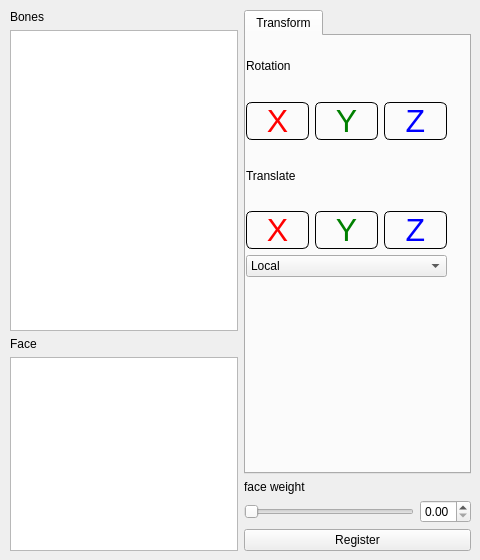
<?xml version="1.0" encoding="UTF-8"?>
<ui version="4.0">
 <class>TransformWidget</class>
 <widget class="QWidget" name="TransformWidget">
  <property name="enabled">
   <bool>true</bool>
  </property>
  <property name="geometry">
   <rect>
    <x>0</x>
    <y>0</y>
    <width>480</width>
    <height>560</height>
   </rect>
  </property>
  <property name="minimumSize">
   <size>
    <width>480</width>
    <height>560</height>
   </size>
  </property>
  <property name="windowTitle">
   <string>TransformView</string>
  </property>
  <widget class="QWidget" name="horizontalLayoutWidget">
   <property name="geometry">
    <rect>
     <x>10</x>
     <y>10</y>
     <width>461</width>
     <height>541</height>
    </rect>
   </property>
   <layout class="QHBoxLayout" name="horizontalLayout" stretch="1,1">
    <item>
     <layout class="QVBoxLayout" name="verticalLayout_4" stretch="3,2">
      <item>
       <layout class="QVBoxLayout" name="verticalLayout">
        <item>
         <widget class="QLabel" name="boneLabel">
          <property name="text">
           <string>Bones</string>
          </property>
         </widget>
        </item>
        <item>
         <widget class="QListView" name="bones">
          <property name="selectionMode">
           <enum>QAbstractItemView::ExtendedSelection</enum>
          </property>
         </widget>
        </item>
       </layout>
      </item>
      <item>
       <layout class="QVBoxLayout" name="verticalLayout_2">
        <item>
         <widget class="QLabel" name="faceLabel">
          <property name="text">
           <string>Face</string>
          </property>
         </widget>
        </item>
        <item>
         <widget class="QListView" name="faces">
          <property name="selectionMode">
           <enum>QAbstractItemView::ExtendedSelection</enum>
          </property>
         </widget>
        </item>
       </layout>
      </item>
     </layout>
    </item>
    <item>
     <layout class="QVBoxLayout" name="verticalLayout_5">
      <item>
       <layout class="QVBoxLayout" name="verticalLayout_8">
        <item>
         <widget class="QTabWidget" name="tabs_2">
          <property name="currentIndex">
           <number>0</number>
          </property>
          <widget class="QWidget" name="transform_2">
           <property name="styleSheet">
            <string notr="true">QPushButton {
  border: 1px solid black;
  border-radius: 6px;
  background-color: transparent;
  font-size:32px;
}
</string>
           </property>
           <attribute name="title">
            <string>Transform</string>
           </attribute>
           <widget class="QWidget" name="verticalLayoutWidget_5">
            <property name="geometry">
             <rect>
              <x>0</x>
              <y>0</y>
              <width>201</width>
              <height>241</height>
             </rect>
            </property>
            <layout class="QVBoxLayout" name="verticalLayout_7" stretch="2,5,2,5,1">
             <property name="spacing">
              <number>-1</number>
             </property>
             <item>
              <widget class="QLabel" name="rotationLabel_2">
               <property name="maximumSize">
                <size>
                 <width>16777215</width>
                 <height>68</height>
                </size>
               </property>
               <property name="text">
                <string>Rotation</string>
               </property>
              </widget>
             </item>
             <item>
              <layout class="QHBoxLayout" name="rotation_2">
               <item>
                <widget class="TransformButton" name="rx">
                 <property name="cursor">
                  <cursorShape>OpenHandCursor</cursorShape>
                 </property>
                 <property name="styleSheet">
                  <string notr="true">QPushButton { color:red }
QPushButton:disabled { color:gray }</string>
                 </property>
                 <property name="text">
                  <string>X</string>
                 </property>
                </widget>
               </item>
               <item>
                <widget class="TransformButton" name="ry">
                 <property name="cursor">
                  <cursorShape>OpenHandCursor</cursorShape>
                 </property>
                 <property name="styleSheet">
                  <string notr="true">QPushButton { color:green }
QPushButton:disabled { color:gray }</string>
                 </property>
                 <property name="text">
                  <string>Y</string>
                 </property>
                </widget>
               </item>
               <item>
                <widget class="TransformButton" name="rz">
                 <property name="cursor">
                  <cursorShape>OpenHandCursor</cursorShape>
                 </property>
                 <property name="styleSheet">
                  <string notr="true">QPushButton { color:blue }
QPushButton:disabled { color:gray }</string>
                 </property>
                 <property name="text">
                  <string>Z</string>
                 </property>
                </widget>
               </item>
              </layout>
             </item>
             <item>
              <widget class="QLabel" name="transformLabel_3">
               <property name="maximumSize">
                <size>
                 <width>16777215</width>
                 <height>68</height>
                </size>
               </property>
               <property name="text">
                <string>Translate</string>
               </property>
              </widget>
             </item>
             <item>
              <layout class="QHBoxLayout" name="transformation_2">
               <item>
                <widget class="TransformButton" name="tx">
                 <property name="cursor">
                  <cursorShape>OpenHandCursor</cursorShape>
                 </property>
                 <property name="styleSheet">
                  <string notr="true">QPushButton { color:red }
QPushButton:disabled { color:gray }</string>
                 </property>
                 <property name="text">
                  <string>X</string>
                 </property>
                </widget>
               </item>
               <item>
                <widget class="TransformButton" name="ty">
                 <property name="cursor">
                  <cursorShape>OpenHandCursor</cursorShape>
                 </property>
                 <property name="styleSheet">
                  <string notr="true">QPushButton { color:green }
QPushButton:disabled { color:gray }</string>
                 </property>
                 <property name="text">
                  <string>Y</string>
                 </property>
                </widget>
               </item>
               <item>
                <widget class="TransformButton" name="tz">
                 <property name="cursor">
                  <cursorShape>OpenHandCursor</cursorShape>
                 </property>
                 <property name="styleSheet">
                  <string notr="true">QPushButton { color:blue }
QPushButton:disabled { color:gray }</string>
                 </property>
                 <property name="text">
                  <string>Z</string>
                 </property>
                </widget>
               </item>
              </layout>
             </item>
             <item>
              <widget class="QComboBox" name="comboBox">
               <item>
                <property name="text">
                 <string>Local</string>
                </property>
               </item>
               <item>
                <property name="text">
                 <string>Global</string>
                </property>
               </item>
               <item>
                <property name="text">
                 <string>View</string>
                </property>
               </item>
              </widget>
             </item>
            </layout>
           </widget>
          </widget>
         </widget>
        </item>
        <item>
         <widget class="QLabel" name="faceWeightLabel">
          <property name="text">
           <string>face weight</string>
          </property>
         </widget>
        </item>
        <item>
         <layout class="QHBoxLayout" name="horizontalLayout_2">
          <item>
           <widget class="QSlider" name="faceWeightSlider">
            <property name="maximum">
             <number>100</number>
            </property>
            <property name="orientation">
             <enum>Qt::Horizontal</enum>
            </property>
           </widget>
          </item>
          <item>
           <widget class="QDoubleSpinBox" name="faceWeightSpinBox">
            <property name="maximum">
             <double>1.000000000000000</double>
            </property>
            <property name="singleStep">
             <double>0.010000000000000</double>
            </property>
           </widget>
          </item>
         </layout>
        </item>
        <item>
         <widget class="QPushButton" name="registerButton">
          <property name="text">
           <string>Register</string>
          </property>
         </widget>
        </item>
       </layout>
      </item>
     </layout>
    </item>
   </layout>
  </widget>
 </widget>
 <customwidgets>
  <customwidget>
   <class>TransformButton</class>
   <extends>QPushButton</extends>
   <header>TransformWidget.h</header>
  </customwidget>
 </customwidgets>
 <resources/>
 <connections/>
</ui>
